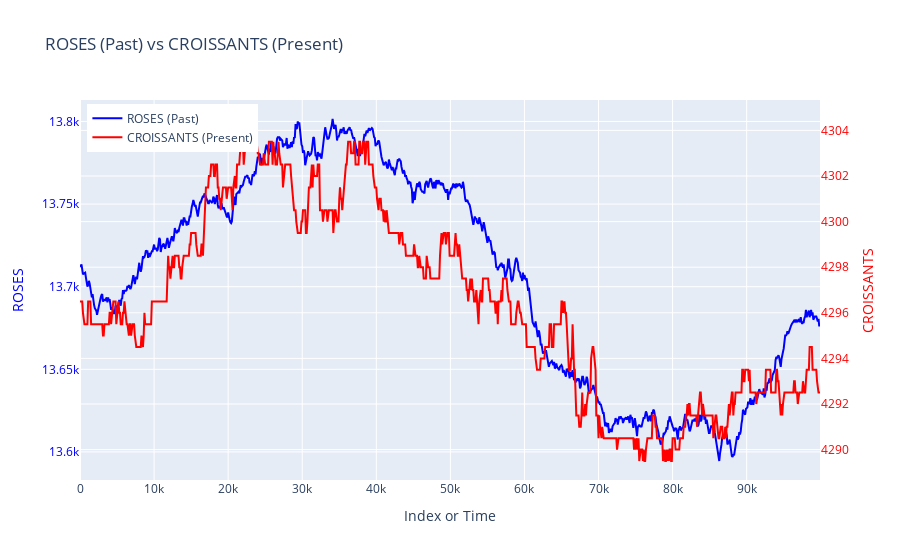
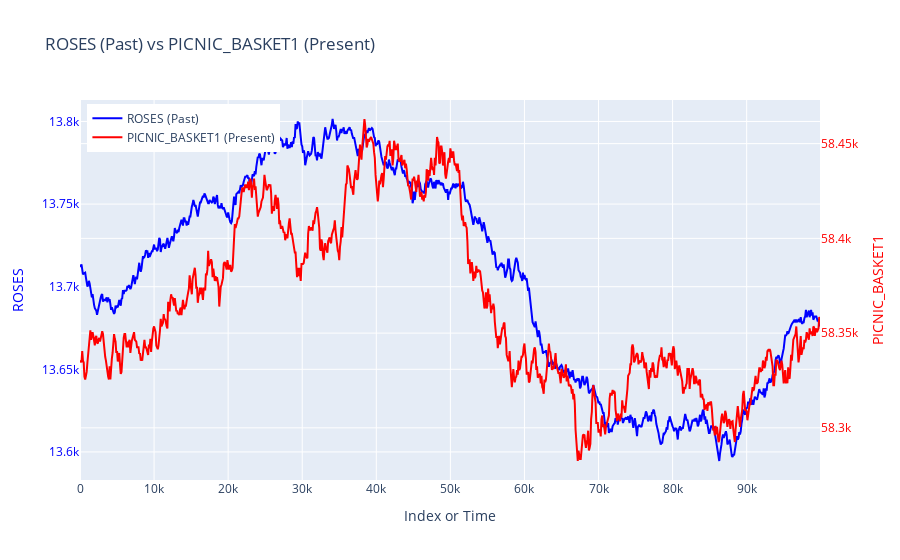
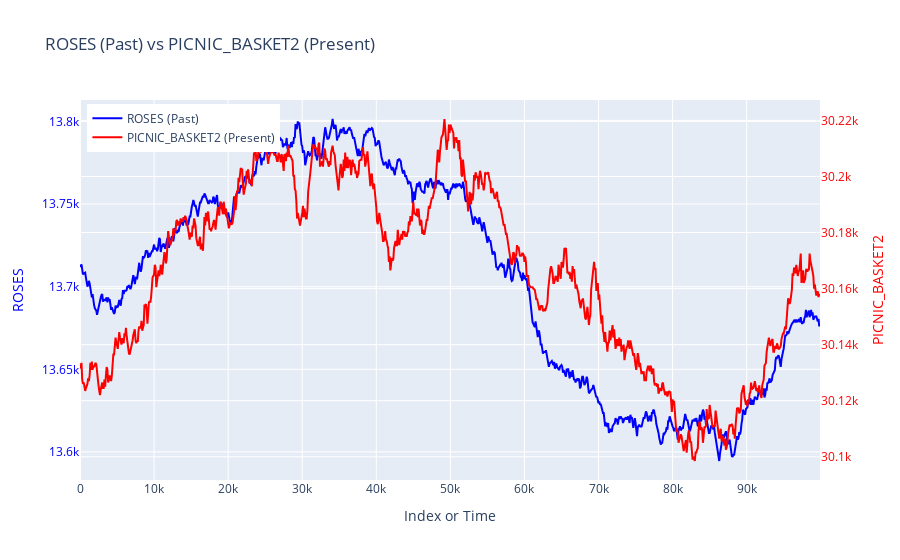
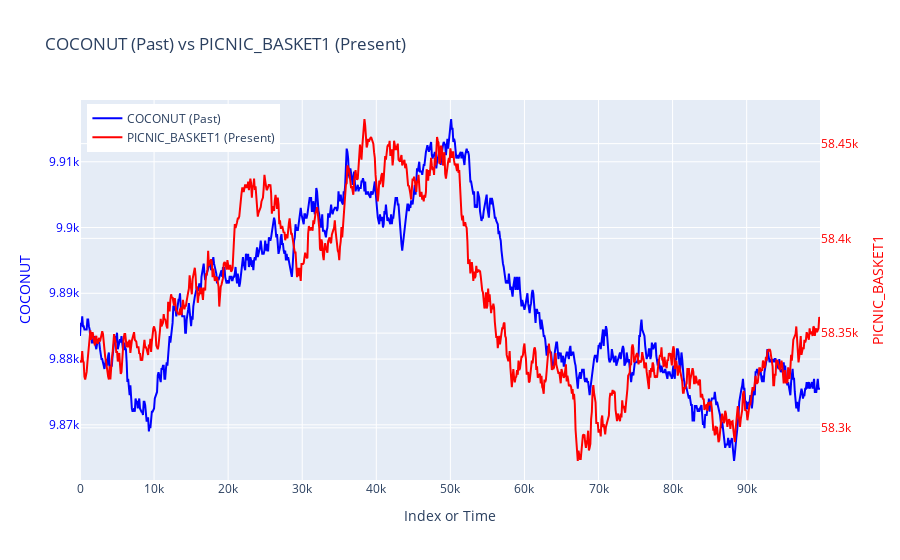

Notebook code cell kept with these figures, in order:
### Code cell
for past_product, present_product in corrs.abs().sort_values(ascending=False).index[:10]:
    compare_products(mid_r5_past, mid_r5_present, past_product, present_product, plot=True)

### Figure 1 — Plotly figure (JSON) as saved in the notebook; plotly's stock layout.template omitted (floating-point values rounded to 4 significant figures; data arrays with more than 128 entries replaced by an {"elided": "..."} marker saying what was removed)
{"data": [{"line": {"color": "blue"}, "name": "ROSES (Past)", "type": "scatter", "x": {"elided": "1000 int values"}, "y": {"elided": "1000 float values"}, "yaxis": "y"}, {"line": {"color": "red"}, "name": "CROISSANTS (Present)", "type": "scatter", "x": {"elided": "1000 int values"}, "y": {"elided": "1000 float values"}, "yaxis": "y2"}], "layout": {"legend": {"x": 0.01, "y": 0.99}, "title": {"text": "ROSES (Past) vs CROISSANTS (Present)"}, "xaxis": {"title": {"text": "Index or Time"}}, "yaxis": {"tickfont": {"color": "blue"}, "title": {"font": {"color": "blue"}, "text": "ROSES"}}, "yaxis2": {"anchor": "x", "overlaying": "y", "side": "right", "tickfont": {"color": "red"}, "title": {"font": {"color": "red"}, "text": "CROISSANTS"}}}}

### Figure 2 — Plotly figure (JSON) as saved in the notebook; plotly's stock layout.template omitted (floating-point values rounded to 4 significant figures; data arrays with more than 128 entries replaced by an {"elided": "..."} marker saying what was removed)
{"data": [{"line": {"color": "blue"}, "name": "ROSES (Past)", "type": "scatter", "x": {"elided": "1000 int values"}, "y": {"elided": "1000 float values"}, "yaxis": "y"}, {"line": {"color": "red"}, "name": "PICNIC_BASKET1 (Present)", "type": "scatter", "x": {"elided": "1000 int values"}, "y": {"elided": "1000 float values"}, "yaxis": "y2"}], "layout": {"legend": {"x": 0.01, "y": 0.99}, "title": {"text": "ROSES (Past) vs PICNIC_BASKET1 (Present)"}, "xaxis": {"title": {"text": "Index or Time"}}, "yaxis": {"tickfont": {"color": "blue"}, "title": {"font": {"color": "blue"}, "text": "ROSES"}}, "yaxis2": {"anchor": "x", "overlaying": "y", "side": "right", "tickfont": {"color": "red"}, "title": {"font": {"color": "red"}, "text": "PICNIC_BASKET1"}}}}

### Figure 3 — Plotly figure (JSON) as saved in the notebook; plotly's stock layout.template omitted (floating-point values rounded to 4 significant figures; data arrays with more than 128 entries replaced by an {"elided": "..."} marker saying what was removed)
{"data": [{"line": {"color": "blue"}, "name": "ROSES (Past)", "type": "scatter", "x": {"elided": "1000 int values"}, "y": {"elided": "1000 float values"}, "yaxis": "y"}, {"line": {"color": "red"}, "name": "PICNIC_BASKET2 (Present)", "type": "scatter", "x": {"elided": "1000 int values"}, "y": {"elided": "1000 float values"}, "yaxis": "y2"}], "layout": {"legend": {"x": 0.01, "y": 0.99}, "title": {"text": "ROSES (Past) vs PICNIC_BASKET2 (Present)"}, "xaxis": {"title": {"text": "Index or Time"}}, "yaxis": {"tickfont": {"color": "blue"}, "title": {"font": {"color": "blue"}, "text": "ROSES"}}, "yaxis2": {"anchor": "x", "overlaying": "y", "side": "right", "tickfont": {"color": "red"}, "title": {"font": {"color": "red"}, "text": "PICNIC_BASKET2"}}}}

### Figure 4 — Plotly figure (JSON) as saved in the notebook; plotly's stock layout.template omitted (floating-point values rounded to 4 significant figures; data arrays with more than 128 entries replaced by an {"elided": "..."} marker saying what was removed)
{"data": [{"line": {"color": "blue"}, "name": "COCONUT (Past)", "type": "scatter", "x": {"elided": "1000 int values"}, "y": {"elided": "1000 float values"}, "yaxis": "y"}, {"line": {"color": "red"}, "name": "PICNIC_BASKET1 (Present)", "type": "scatter", "x": {"elided": "1000 int values"}, "y": {"elided": "1000 float values"}, "yaxis": "y2"}], "layout": {"legend": {"x": 0.01, "y": 0.99}, "title": {"text": "COCONUT (Past) vs PICNIC_BASKET1 (Present)"}, "xaxis": {"title": {"text": "Index or Time"}}, "yaxis": {"tickfont": {"color": "blue"}, "title": {"font": {"color": "blue"}, "text": "COCONUT"}}, "yaxis2": {"anchor": "x", "overlaying": "y", "side": "right", "tickfont": {"color": "red"}, "title": {"font": {"color": "red"}, "text": "PICNIC_BASKET1"}}}}
